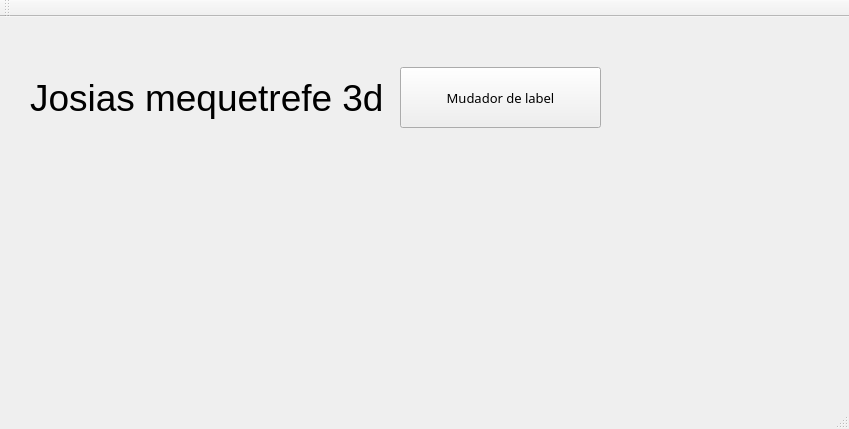
<?xml version="1.0" encoding="UTF-8"?>
<ui version="4.0">
 <class>Labelpr</class>
 <widget class="QMainWindow" name="Labelpr">
  <property name="geometry">
   <rect>
    <x>0</x>
    <y>0</y>
    <width>849</width>
    <height>429</height>
   </rect>
  </property>
  <property name="contextMenuPolicy">
   <enum>Qt::NoContextMenu</enum>
  </property>
  <property name="windowTitle">
   <string>MainWindow</string>
  </property>
  <widget class="QWidget" name="centralWidget">
   <widget class="QLabel" name="label_principal">
    <property name="geometry">
     <rect>
      <x>30</x>
      <y>10</y>
      <width>351</width>
      <height>141</height>
     </rect>
    </property>
    <property name="font">
     <font>
      <family>MS UI Gothic</family>
      <pointsize>28</pointsize>
     </font>
    </property>
    <property name="text">
     <string>Josias mequetrefe 3d</string>
    </property>
    <property name="scaledContents">
     <bool>false</bool>
    </property>
    <property name="alignment">
     <set>Qt::AlignJustify|Qt::AlignVCenter</set>
    </property>
   </widget>
   <widget class="QPushButton" name="hotdogficador">
    <property name="geometry">
     <rect>
      <x>400</x>
      <y>50</y>
      <width>201</width>
      <height>61</height>
     </rect>
    </property>
    <property name="font">
     <font>
      <family>MS Reference Sans Serif</family>
      <pointsize>10</pointsize>
     </font>
    </property>
    <property name="text">
     <string>Mudador de label</string>
    </property>
   </widget>
  </widget>
  <widget class="QMenuBar" name="menuBar">
   <property name="geometry">
    <rect>
     <x>0</x>
     <y>0</y>
     <width>849</width>
     <height>21</height>
    </rect>
   </property>
  </widget>
  <widget class="QToolBar" name="mainToolBar">
   <attribute name="toolBarArea">
    <enum>TopToolBarArea</enum>
   </attribute>
   <attribute name="toolBarBreak">
    <bool>false</bool>
   </attribute>
  </widget>
  <widget class="QStatusBar" name="statusBar"/>
 </widget>
 <layoutdefault spacing="6" margin="11"/>
 <resources/>
 <connections/>
</ui>
